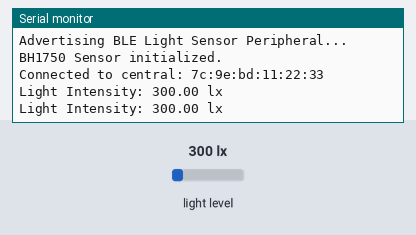
A sketch run on a simulated Arduino Nano 33 IoT. Parts: the last lines printed to the serial monitor. Inputs (shaded band) come from the test bench; at power-on: light level 300 lx. Nothing arrives over Bluetooth unless stated; a phone connects over Bluetooth LE 3 s after start.

Above: at 4.8 s.
4.9 s: light level set to 40 lx
At 5.5 s:
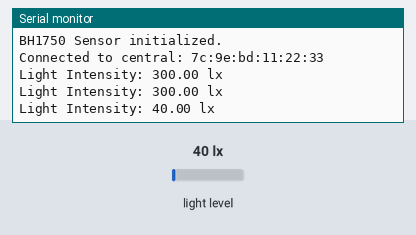
6.5 s: light level set to 500 lx
At 7.8 s:
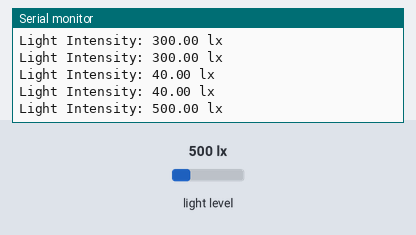
Timing chart, 0 to 9.5 s (numbered marks = the images above; inputs shaded):
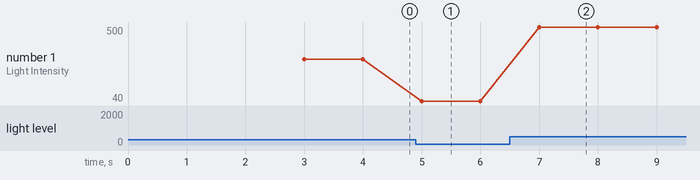

The sketch:

sketch_oct18a.ino
```cpp
#include <ArduinoBLE.h>
#include <Wire.h>
#include <BH1750.h>

// BLE service and characteristic UUIDs
const char* serviceUUID = "7546d197-156d-48a1-848b-7a27a4a5dc3a";
const char* charUUID = "ad1ad0d9-a4a4-4879-9d02-ec57410dab48";

// Initialize BLE service and characteristic
BLEService ledService(serviceUUID);
BLEIntCharacteristic lightCharacteristic(charUUID, BLERead | BLEWrite); // Use IntCharacteristic for light level

// Initialize BH1750 light sensor
BH1750 lightSensor(0x23);
unsigned long lastMeasurementTime = 0; // To manage measurement timing
const unsigned long measurementInterval = 1000; // Measurement interval in milliseconds

void setup() {
    // Start serial communication
    Serial.begin(9600);
    while (!Serial);

    // Start BLE
    Serial.println("Starting BLE...");
    if (!BLE.begin()) {
        Serial.println("Failed to start BLE module!");
        while (1);
    }
    Serial.println("BLE module started successfully.");

    // Set up BLE
    BLE.setLocalName("LED");
    BLE.setAdvertisedService(ledService);
    ledService.addCharacteristic(lightCharacteristic);
    BLE.addService(ledService);
    BLE.advertise();
    Serial.println("Advertising BLE Light Sensor Peripheral...");

    // Initialize I2C for the light sensor
    Wire.begin();
    if (lightSensor.begin(BH1750::CONTINUOUS_HIGH_RES_MODE)) {
        Serial.println("BH1750 Sensor initialized.");
    } else {
        Serial.println("Error initializing BH1750 sensor.");
        while (1);
    }
}

void loop() {
    // Wait for a central device to connect
    BLEDevice central = BLE.central();

    if (central) {
        Serial.print("Connected to central: ");
        Serial.println(central.address());

        // While the central is connected
        while (central.connected()) {
            // Check if it's time to take a reading
            if (millis() - lastMeasurementTime >= measurementInterval) {
                lastMeasurementTime = millis(); // Update the last measurement time

                // Read light level
                float lux = lightSensor.readLightLevel();

                // Check if reading was successful
                if (lux >= 0) {
                    Serial.print("Light Intensity: ");
                    Serial.print(lux);
                    Serial.println(" lx");

                    // Convert the light intensity (lux) to an integer for BLE
                    int luxInt = (int)lux;

                    // Send the light intensity over BLE
                    lightCharacteristic.writeValue(luxInt);
                } else {
                    Serial.println("Failed to read light level.");
                }
            }

            // Yield to allow BLE processing
            BLE.poll();
        }

        // When the central disconnects
        Serial.print("Disconnected from central: ");
        Serial.println(central.address());
    }

    // Allow BLE processing when not connected
    BLE.poll();
}
```

Measured:
- after the input at 4.9 s, the serial monitor: prints a new line after 0.10 s (image 1)
- after the input at 6.5 s, the serial monitor: prints a new line after 0.50 s (image 2)
- plotted number 1: 300 → 40 after the input at 4.9 s, 40 → 500 after the input at 6.5 s
